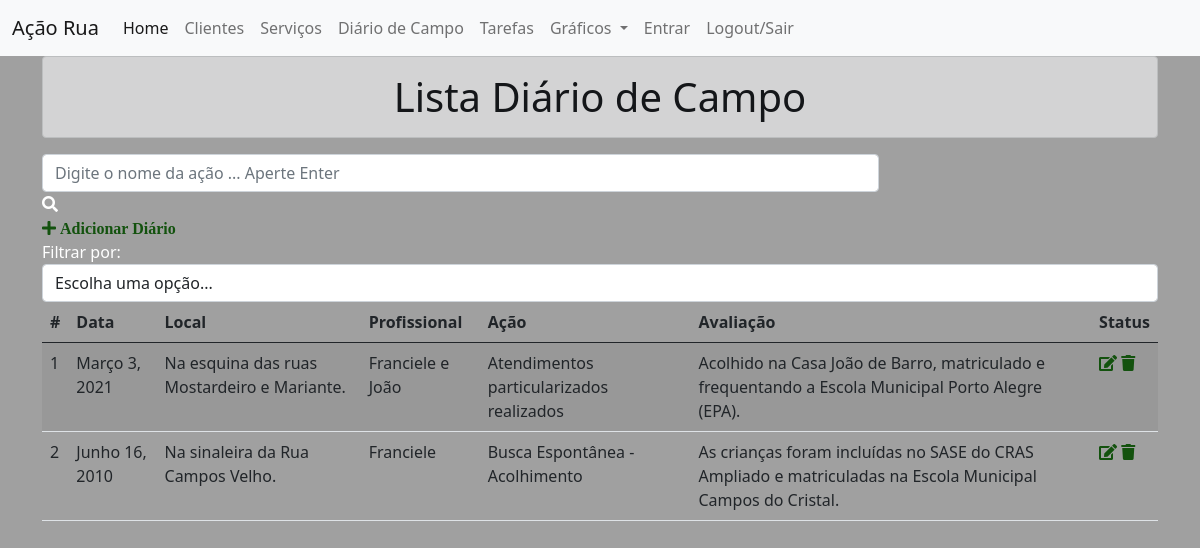
/listadiario/, run on an earlier commit of the app's database.
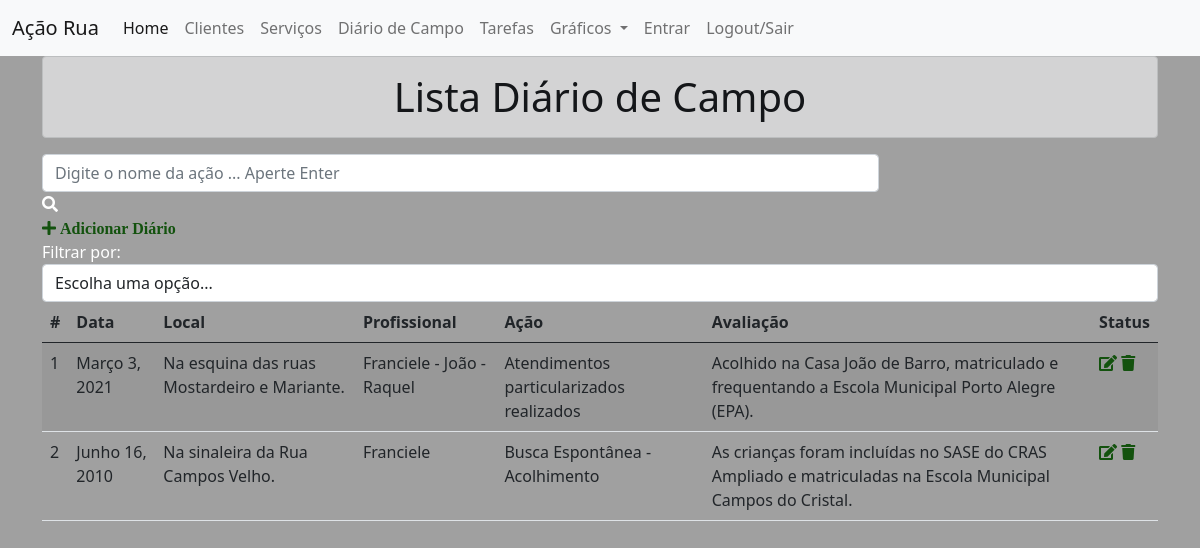
And on a later commit of the database.
### diario/models.py (models this page shows, shortened)
class Diario(models.Model):
    data = models.DateField()
    hora = models.TimeField()
    local = models.CharField(max_length=200)
    profissional = models.CharField(max_length=50)
    acao = models.CharField(max_length=300)
    sujeitos = models.CharField(max_length=350)
    avaliacao = models.CharField(max_length=400)

### diario/views.py (the view)
# urls.py: path('listadiario/', ListaView.as_view(), name='listadiario'),
class ListaView(ListView):
    models = Diario
    template_name = 'listadiario.html'
    paginate_by = 5
    ordering = 'id'
    queryset = Diario.objects.all().order_by()
    context_object_name = 'diario'
    def get_queryset(self):
        query = self.request.GET.get('q')
        if query:
            return Diario.objects.filter(
                Q(profissional__icontains=query) |
                Q(acao__icontains=query)
            )
        else:
            return Diario.objects.all()

### diario/templates/listadiario.html (shortened to what this page needs)
{% extends 'base.html' %}
{% block content %}
<div class="container">
<h1 class="text-center alert alert-dark">Lista Diário de Campo</h1>
<div class="col-9 search-div">
    <form method="GET" id="search-form">
        <input class="form-control" type="text" id="search" name="q" placeholder="Digite o nome da ação ... Aperte Enter" value="{{ request.GET.q }}">
        <i class="fas fa-search"></i>
    </form>
</div>
<a id="add-link" href="/addd">
    <div class="col-2 add-div">
        <i class="fas fa-plus"> Adicionar Diário</i>
    </div>
</a>
<div class="col-12 filter-div">
    <span>Filtrar por:</span>
    <select name="filter" id="filter" class="form-control">
        <option value="">Escolha uma opção...</option>
    </select>
</div>
<table class="table table-striped">
    <thead>
    <tr>
        <th scope="col">#</th>
        <th scope="col">Data</th>
        <th scope="col">Local</th>
        <th scope="col">Profissional</th>
        <th scope="col">Ação</th>
        <th scope="col">Avaliação</th>
        <th scope="col">Status</th>
    </tr>
    </thead>
    <tbody>
    {% for diario in diario %}
    <tr>
        <td>{{ diario.id }}</td>
        <td>{{ diario.data }}</td>
        <td>{{ diario.local }}</td>
        <td>{{ diario.profissional }}</td>
        <td>{{ diario.acao }}</td>
        <td>{{ diario.avaliacao }}</td>
        <td>
            <a href="{% url 'upd_diario' diario.pk %}"><span><i class="fas fa-edit"></i></span></a>
            <a href="{% url 'del_diario' diario.pk %}"><span><i class="fas fa-trash"></i></span></a>
        </td>
    </tr>
    {% endfor %}
    </tbody>
</table>
</div>
{% endblock content %}

What changed in the data, as far as the page shows it:
changed Diario "Na esquina das ruas Mostardeiro e Mariante.": profissional "Franciele e João" → "Franciele - João - Raquel"
